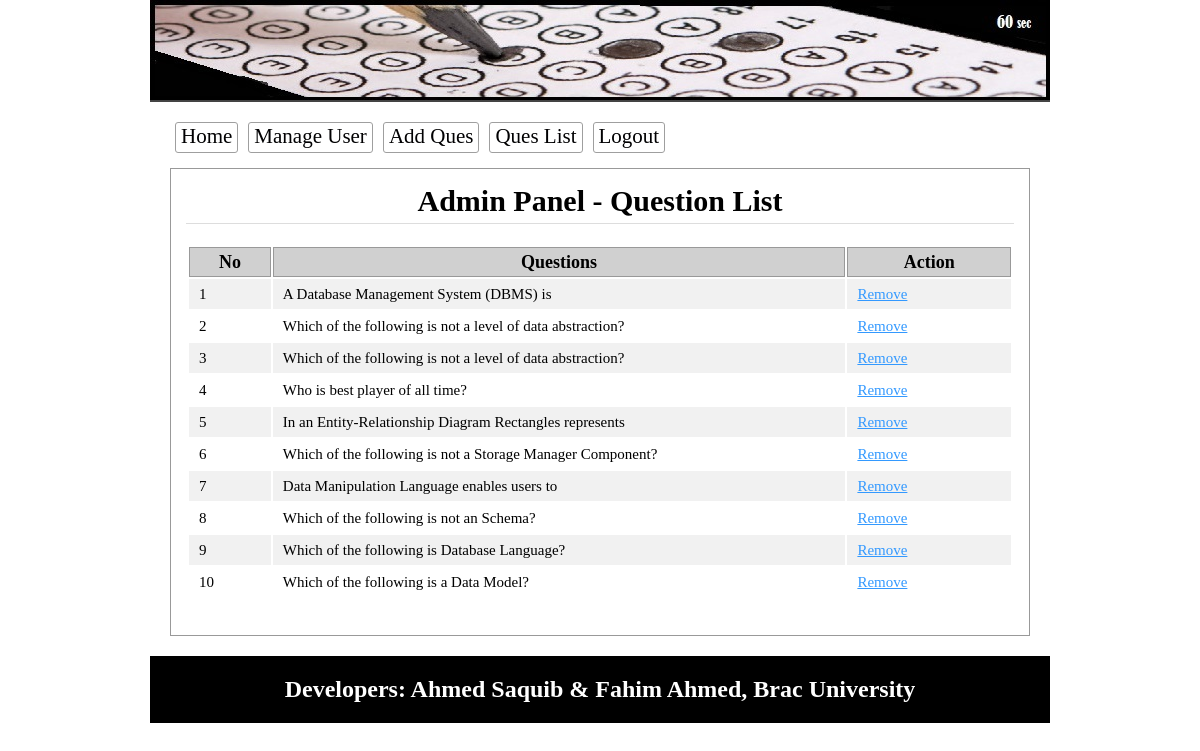
Screenshot of /admin/queslist.php (signed in) with the database file from the repository.
### tables this page shows
CREATE TABLE `tbl_ques` (
  `id` int(11) NOT NULL,
  `quesNo` int(11) NOT NULL,
  `ques` mediumtext NOT NULL
);

### lib/Database.php (called while the page is built, shortened)
<?php
Class Database{
	public $host   = DB_HOST;
	public $user   = DB_USER;
	public $pass   = DB_PASS;
	public $dbname = DB_NAME;
	public $link;
	private function connectDB(){
	$this->link = new mysqli($this->host, $this->user, $this->pass, $this->dbname);
 }
	public function select($query){
		$result = $this->link->query($query) or die($this->link->error.__LINE__);
		if($result->num_rows > 0){
			return $result;
		} else {
			return false;
		}
	}
}

### classes/Exam.php (called while the page is built, shortened)
<?php
    $filepath = realpath(dirname(__FILE__));
	include_once ($filepath.'/../lib/Database.php');
class Exam{
	private $db;
	public function __construct(){
		$this->db = new Database();
	}
	public function getQueByOrder(){
		$query = "select * from tbl_ques order by quesNo ASC";
		$result = $this->db->select($query);
		return $result;
	}
}
?>

### admin/queslist.php (the view, shortened to what this page needs)
<?php
    $filepath = realpath(dirname(__FILE__));
	include_once ($filepath.'/inc/header.php');
	include_once ($filepath.'/../classes/Exam.php');
	$exm = new Exam();
?>
<div class="main">
	<h1>Admin Panel - Question List</h1>
		<div class = "quelist">
			<table class = "tblone">
			<tr>
				<th width = "10%">No</th>
				<th width = " 70%">Questions</th>
				<th width = "20%">Action</th>
			</tr>
	<?php
	$getData = $exm->getQueByOrder();
	if($getData){
		$i = 0;
		while($result = $getData->fetch_assoc()){
			$i++;
	?>
			<tr>
				<td><?php echo $i; ?></td>
				<td><?php echo $result['ques']; ?></td>
				<td>
					<a onclick = "return confirm('Are you sure to Remove')" href = "?delque=<?php echo $result['quesNo']; ?>">Remove</a>
				</td>
			</tr>
	<?php } } ?>
			</table>
</div>
<?php include 'inc/footer.php'; ?>

### admin/inc/header.php (shortened to what this page needs)
<?php
    include_once ("../lib/Database.php");
?>
<!doctype html>
<html>
<head>
	<link rel="stylesheet" href="css/admin.css">
</head>
<body>
<div class="phpcoding">
	<section class="headeroption"></section>
		<section class="maincontent">
		<div class="menu">
		<ul>
			<li><a href="index.php">Home</a></li>
			<li><a href="users.php">Manage User</a></li>
			<li><a href="quesadd.php">Add Ques</a></li>
			<li><a href="queslist.php">Ques List</a></li>
			<li><a href="?action=logout">Logout</a></li>
		</ul>
	 </div>

### admin/inc/footer.php (shortened to what this page needs)
 </section>
<section class="footeroption">
		<h2><?php echo "Developers: Ahmed Saquib & Fahim Ahmed, Brac University"; ?></h2>
	</section>
</div>
</body>
</html>

### admin/css/admin.css (style rules this page uses)
* { margin:0;padding:0;outline:none }
body { font-family:verdana }
.phpcoding { width:900px; margin: 0 auto;background:#ffffff }
.headeroption { background: #444 url("../img/adminbanner.png") no-repeat scroll 0 0; border-bottom: 2px solid #444444; height: 100px; }
.footeroption { background:#202633;color:#fff;text-align:center;padding:20px; font-family: "Times New Roman", Georgia, Serif; }
.headeroption h2, .footeroption h2 { margin:0;font-size:24px }
.maincontent { font-size: 18px; min-height: 430px; padding: 20px; }
.tblone { width:100%;border:1px solid #fff;margin:20px 0 }
.tblone td { font-size: 15px; padding: 5px 10px; }
table.tblone th { background-color: #d0d0d0; border: 1px solid #999; }
table.tblone tr:nth-child(2n+1) { background:#fff;height:30px; }
table.tblone tr:nth-child(2n) { background:#f1f1f1;height:30px; }
.tblone td a { color:#3399FF; }
.main { background: #fff none repeat scroll 0 0; border: 1px solid #999; margin-top: 10px; min-height: 368px; padding: 15px; width: 828px; }
.main h1 { border-bottom: 1px solid #ddd; text-align: center; color: #766063; margin: 0 0 5px; padding-bottom: 5px; }
.menu { overflow:hidden; }
.menu ul { margin:0;padding:0;list-style:none }
.menu ul li { display:block;float:left; }
.menu ul li a { border: 1px solid #9f9f9f; border-radius: 3px; color: #010002; font-family: "Times New Roman", Times, serif; display: block; font-size: 21px; margin: 0 5px 5px; padding: 1px 5px 3px; text-decoration: none; }

### admin/queslist.php (style rules this page uses)
.main h1 { font-family: "Times New Roman", Georgia, Serif; font-size: 30px; color:#000000; }

### admin/inc/footer.php (style rules this page uses)
.footeroption { background:#000000;color:#fff;text-align:center;padding:20px;font-family: "Times New Roman", Times, serif; }

### rows the page displays
tbl_ques: ques "A Database Management System (DBMS) is"
tbl_ques: ques "Which of the following is not a level of data abstraction?"
tbl_ques: ques "Which of the following is not a level of data abstraction?"
tbl_ques: ques "Who is best player of all time?"
tbl_ques: ques "In an Entity-Relationship Diagram Rectangles represents"
tbl_ques: ques "Which of the following is not a Storage Manager Component?"
tbl_ques: ques "Data Manipulation Language enables users to"
tbl_ques: ques "Which of the following is not an Schema?"
tbl_ques: ques "Which of the following is Database Language?"
tbl_ques: ques "Which of the following is a Data Model?"
